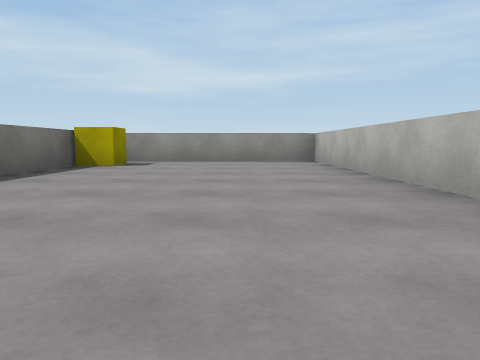
View 1 (above)

12 first-person views from a walk through a 3-D level made in the Unity game engine. The camera is 0.58 m above the floor, tilts 6° down and sees 70° across. The floor is counted in squares, 2 m on a side. Each view is taken from the middle of a square. On the plan, view 1 faces up. The plan holds only what a view shows up to about 9 squares ahead; the rest is blank. Surface patterns are stand-ins for the level's own textures.

View 2
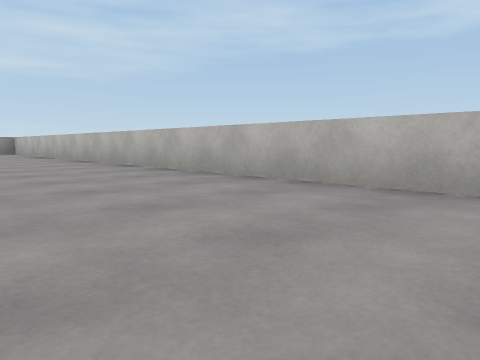

View 3
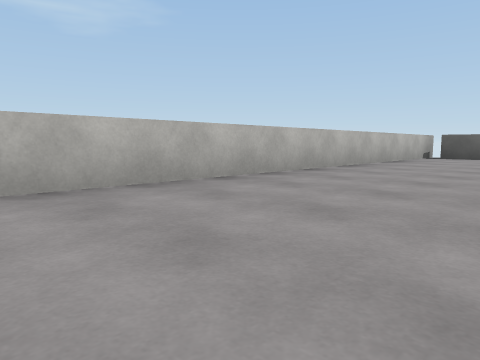

View 4
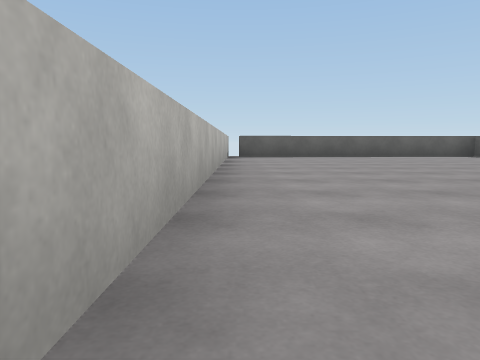

View 5
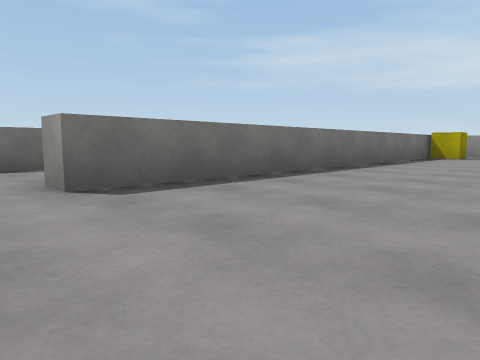

View 6
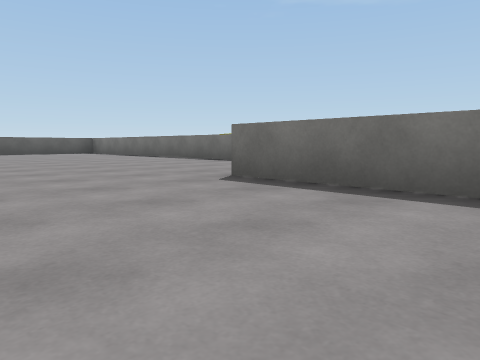

View 7
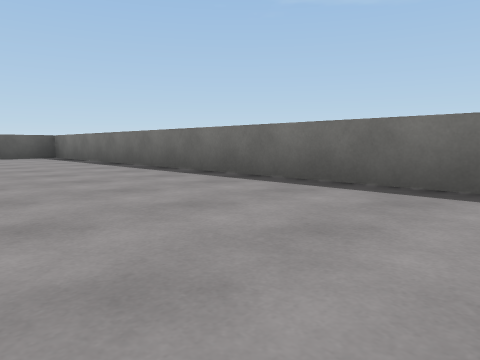

View 8
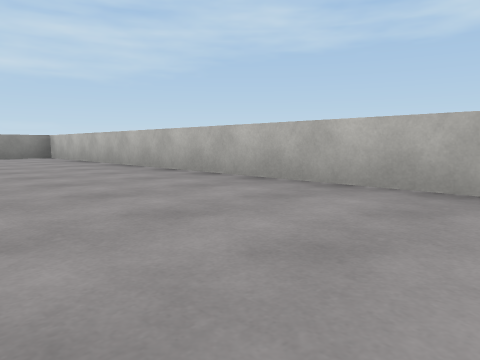

View 9
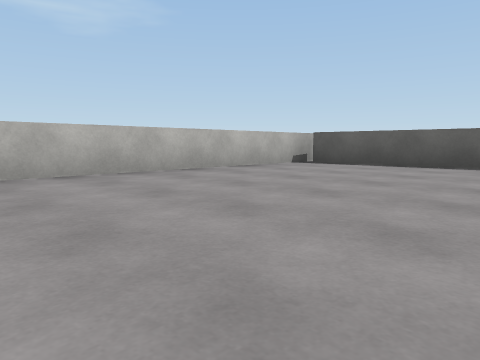

View 10
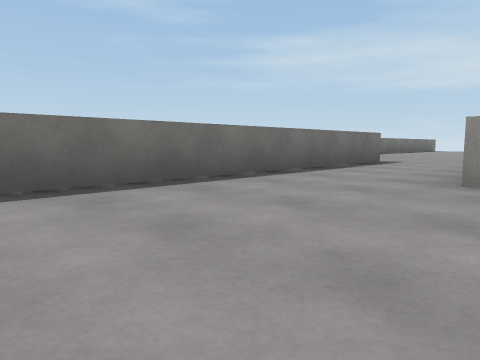

View 11
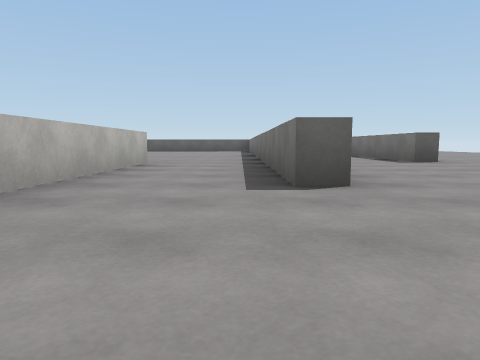

View 12
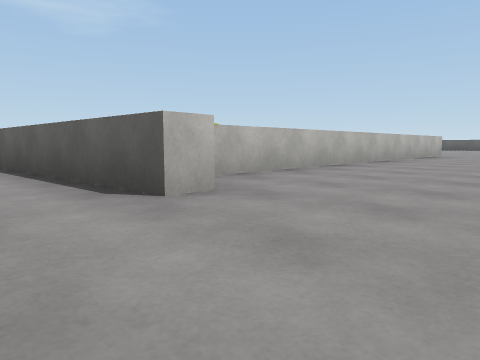

### Floor plan
Points are (right, up) in squares from view 1. A wall is a line through its corners. A room is listed if a view was taken in it or the views show most of it. See-through windows are left out.
Room 1 (views 1, 2, 3, 4, 5, 6, 7, 8, 9, 10)
walls: (-4.4, -2.5) (-4.4, -10.9) (1.1, -10.6); (-2.2, 4.5) (-2.2, -2.3) (-2.6, -2.3); (1.3, -11.1) (1.3, 5.8) (-2, 5.6)
ways out: opening at (-3, -3) to room 2; gap at (1, -11)
objects: yellow cube (-2, 5)
Room 2 (view 11)
walls: (-7.2, -2.5) (-6.8, -2.5) (-6.8, -5.8); (-4.9, 0.7) (-4.4, 0.7) (-4.4, -2.5); (-2.6, -2.3) (-2.6, 4.6)
ways out: opening at (-3, -3) to room 1; opening at (-4.5, 6) to room 3
Room 3 (view 12)
walls: (-3.3, 5.6) (-3.4, 6) (0, 6.1)
ways out: opening at (-4.5, 6) to room 2

Positions as (right, up) in squares from view 1, and headings:
1: (0, 0), facing up
2: (-1, -5), facing up-right
3: (-1, -3), facing down-right
4: (1, -3), facing down
5: (0, -3), facing up-left
6: (0, 0), facing down-left
7: (-2, -3), facing down-left
8: (-1, -2), facing up-right
9: (-2, -6), facing down-right
10: (-2, -5), facing up-left
11: (-4, 3), facing down
12: (-5, 7), facing down-right
